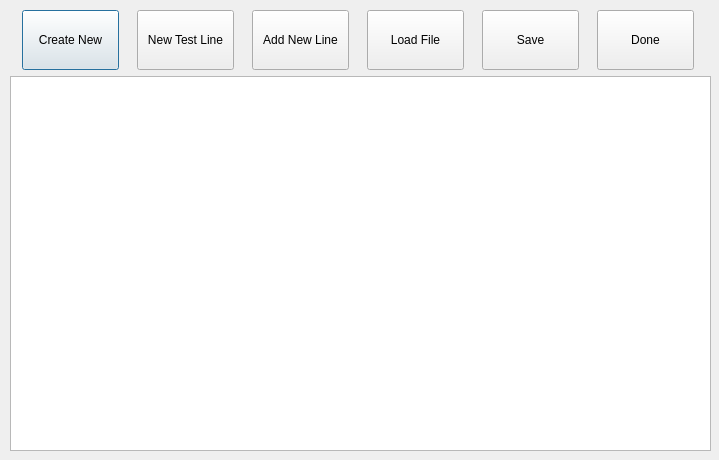
<?xml version="1.0" encoding="UTF-8"?>
<ui version="4.0">
 <class>JsonCreator</class>
 <widget class="QDialog" name="JsonCreator">
  <property name="geometry">
   <rect>
    <x>0</x>
    <y>0</y>
    <width>719</width>
    <height>460</height>
   </rect>
  </property>
  <property name="windowTitle">
   <string>File Work</string>
  </property>
  <widget class="QWidget" name="verticalLayoutWidget">
   <property name="geometry">
    <rect>
     <x>10</x>
     <y>10</y>
     <width>701</width>
     <height>441</height>
    </rect>
   </property>
   <layout class="QVBoxLayout" name="verticalLayout">
    <item>
     <layout class="QHBoxLayout" name="horizontalLayout">
      <item>
       <widget class="QPushButton" name="createNewBtn">
        <property name="minimumSize">
         <size>
          <width>97</width>
          <height>60</height>
         </size>
        </property>
        <property name="maximumSize">
         <size>
          <width>97</width>
          <height>60</height>
         </size>
        </property>
        <property name="text">
         <string>Create New</string>
        </property>
       </widget>
      </item>
      <item>
       <widget class="QPushButton" name="addNewLine">
        <property name="minimumSize">
         <size>
          <width>97</width>
          <height>60</height>
         </size>
        </property>
        <property name="maximumSize">
         <size>
          <width>97</width>
          <height>60</height>
         </size>
        </property>
        <property name="text">
         <string>New Test Line</string>
        </property>
       </widget>
      </item>
      <item>
       <widget class="QPushButton" name="saveNewToFile">
        <property name="sizePolicy">
         <sizepolicy hsizetype="Minimum" vsizetype="Fixed">
          <horstretch>97</horstretch>
          <verstretch>60</verstretch>
         </sizepolicy>
        </property>
        <property name="minimumSize">
         <size>
          <width>97</width>
          <height>60</height>
         </size>
        </property>
        <property name="maximumSize">
         <size>
          <width>97</width>
          <height>60</height>
         </size>
        </property>
        <property name="text">
         <string>Add New Line</string>
        </property>
       </widget>
      </item>
      <item>
       <widget class="QPushButton" name="loadExFileBtn">
        <property name="minimumSize">
         <size>
          <width>97</width>
          <height>60</height>
         </size>
        </property>
        <property name="maximumSize">
         <size>
          <width>97</width>
          <height>60</height>
         </size>
        </property>
        <property name="text">
         <string>Load File</string>
        </property>
       </widget>
      </item>
      <item>
       <widget class="QPushButton" name="saveBtn">
        <property name="minimumSize">
         <size>
          <width>97</width>
          <height>60</height>
         </size>
        </property>
        <property name="maximumSize">
         <size>
          <width>97</width>
          <height>60</height>
         </size>
        </property>
        <property name="text">
         <string>Save</string>
        </property>
       </widget>
      </item>
      <item>
       <widget class="QPushButton" name="doneBtn">
        <property name="minimumSize">
         <size>
          <width>97</width>
          <height>60</height>
         </size>
        </property>
        <property name="maximumSize">
         <size>
          <width>97</width>
          <height>60</height>
         </size>
        </property>
        <property name="text">
         <string>Done</string>
        </property>
       </widget>
      </item>
     </layout>
    </item>
    <item>
     <widget class="QTextEdit" name="textEditFileLoad"/>
    </item>
   </layout>
  </widget>
 </widget>
 <resources/>
 <connections/>
</ui>
